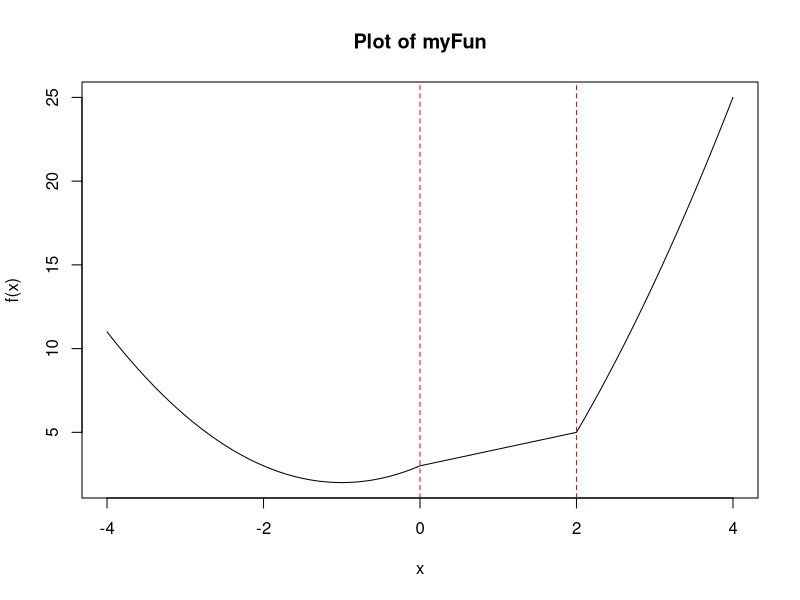

Recreate this plot in R.
# Define the function
myFun <- function(x) {
  ifelse(x < 0, 
         x^2 + 2*x + 3,
         ifelse(x < 2,
                x + 3,
                x^2 + 4*x - 7))
}
# Create the vector Vec1 for plotting
Vec1 <- seq(-4, 4, by = 0.1)
# Evaluate the function at the values of Vec1
y_values <- myFun(Vec1)
# Plot the function
plot(Vec1, y_values, type = "l", main = "Plot of myFun", xlab = "x", ylab = "f(x)")
# Add vertical lines at the transition points for better visualization
abline(v = 0, col = "red", lty = 2)
abline(v = 2, col = "red", lty = 2)
